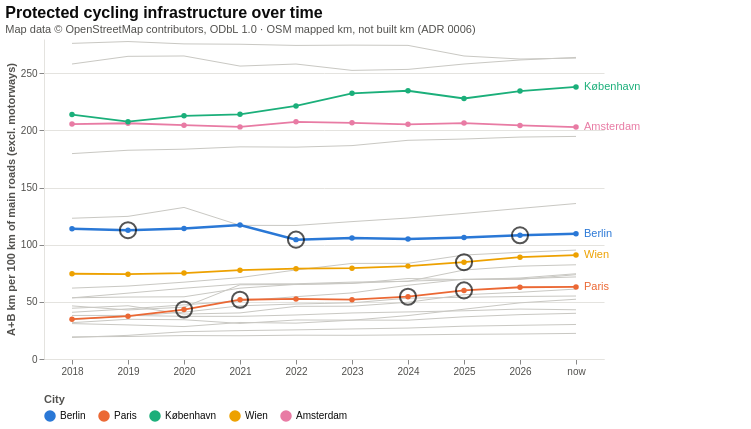

Describe this chart as a Vega-Lite specification.
### Vega-Lite specification from a JSON file in a GitHub repository (floating-point values rounded to 4 significant figures; data arrays with more than 128 entries replaced by an {"elided": "..."} marker saying what was removed)
{"config": {"view": {"continuousWidth": 300, "continuousHeight": 300, "stroke": null}, "axis": {"domainColor": "#e4e3df", "gridColor": "#e4e3df", "labelColor": "#52514e", "titleColor": "#52514e"}, "legend": {"labelColor": "#0b0b0b", "labelLimit": 260, "titleColor": "#52514e"}, "title": {"color": "#0b0b0b", "subtitleColor": "#52514e", "subtitleFontSize": 11}}, "layer": [{"mark": {"type": "line"}, "encoding": {"color": {"condition": {"param": "pick", "value": "#7a5bd1", "empty": false}, "value": "#c9c8c3"}, "detail": {"field": "city", "type": "nominal"}, "strokeWidth": {"condition": {"param": "pick", "value": 2.5, "empty": false}, "value": 1}, "tooltip": [{"field": "city", "type": "nominal"}, {"field": "kind", "type": "nominal"}, {"field": "label", "type": "nominal"}, {"field": "headline", "format": ".2f", "title": "A+B km per 100 km main roads", "type": "quantitative"}, {"field": "ab_km", "format": ".1f", "type": "quantitative"}, {"field": "flags", "type": "nominal"}], "x": {"axis": {"labelAngle": 0}, "field": "label", "sort": ["2018", "2019", "2020", "2021", "2022", "2023", "2024", "2025", "2026", "now"], "title": null, "type": "ordinal"}, "y": {"field": "headline", "scale": {"zero": true}, "title": "A+B km per 100 km of main roads (excl. motorways)", "type": "quantitative"}}, "name": "view_66eaf587a5d4320d_0", "transform": [{"filter": "(datum.role === 'other')"}]}, {"mark": {"type": "line", "point": true}, "encoding": {"color": {"field": "city", "legend": {"direction": "horizontal", "orient": "bottom"}, "scale": {"domain": ["Berlin", "Paris", "København", "Wien", "Amsterdam"], "range": ["#2a78d6", "#eb6834", "#1baf7a", "#eda100", "#e87ba4"]}, "title": "City", "type": "nominal"}, "strokeWidth": {"condition": {"test": "(datum.role === 'highlight')", "value": 2.5}, "value": 1.8}, "tooltip": [{"field": "city", "type": "nominal"}, {"field": "kind", "type": "nominal"}, {"field": "label", "type": "nominal"}, {"field": "headline", "format": ".2f", "title": "A+B km per 100 km main roads", "type": "quantitative"}, {"field": "ab_km", "format": ".1f", "type": "quantitative"}, {"field": "flags", "type": "nominal"}], "x": {"axis": {"labelAngle": 0}, "field": "label", "sort": ["2018", "2019", "2020", "2021", "2022", "2023", "2024", "2025", "2026", "now"], "title": null, "type": "ordinal"}, "y": {"field": "headline", "scale": {"zero": true}, "title": "A+B km per 100 km of main roads (excl. motorways)", "type": "quantitative"}}, "transform": [{"filter": "(datum.role !== 'other')"}]}, {"mark": {"type": "text", "align": "left", "dx": 8, "fontSize": 11}, "encoding": {"color": {"field": "city", "legend": null, "scale": {"domain": ["Berlin", "Paris", "København", "Wien", "Amsterdam"], "range": ["#2a78d6", "#eb6834", "#1baf7a", "#eda100", "#e87ba4"]}, "type": "nominal"}, "text": {"field": "city", "type": "nominal"}, "x": {"axis": {"labelAngle": 0}, "field": "label", "sort": ["2018", "2019", "2020", "2021", "2022", "2023", "2024", "2025", "2026", "now"], "title": null, "type": "ordinal"}, "y": {"field": "label_y", "scale": {"zero": true}, "title": "A+B km per 100 km of main roads (excl. motorways)", "type": "quantitative"}}, "transform": [{"filter": "((datum.role !== 'other') && (datum.label === 'now'))"}]}, {"mark": {"type": "point", "filled": false, "shape": "circle", "size": 260, "stroke": "#0b0b0b", "strokeWidth": 2}, "encoding": {"tooltip": [{"field": "city", "type": "nominal"}, {"field": "kind", "type": "nominal"}, {"field": "label", "type": "nominal"}, {"field": "headline", "format": ".2f", "title": "A+B km per 100 km main roads", "type": "quantitative"}, {"field": "ab_km", "format": ".1f", "type": "quantitative"}, {"field": "flags", "type": "nominal"}], "x": {"axis": {"labelAngle": 0}, "field": "label", "sort": ["2018", "2019", "2020", "2021", "2022", "2023", "2024", "2025", "2026", "now"], "title": null, "type": "ordinal"}, "y": {"field": "headline", "scale": {"zero": true}, "title": "A+B km per 100 km of main roads (excl. motorways)", "type": "quantitative"}}, "transform": [{"filter": "(datum.flagged === true)"}, {"filter": "(datum.role !== 'other')"}]}], "data": {"values": {"elided": "210 records"}}, "height": 320, "padding": {"left": 5, "top": 5, "right": 110, "bottom": 5}, "params": [{"name": "pick", "select": {"type": "point", "fields": ["city"]}, "bind": {"input": "select", "options": [null, "Barcelona", "Bordeaux", "Bratislava", "Budapest", "Helsinki", "Kraków", "Ljubljana", "Lyon", "Madrid", "Oslo", "Praha", "Stockholm", "Strasbourg", "Utrecht", "Warszawa", "Wrocław"], "labels": ["—", "Barcelona", "Bordeaux", "Bratislava", "Budapest", "Helsinki", "Kraków", "Ljubljana", "Lyon", "Madrid", "Oslo", "Praha", "Stockholm", "Strasbourg", "Utrecht", "Warszawa", "Wrocław"], "name": "Highlight a city "}, "views": ["view_66eaf587a5d4320d_0"]}], "title": {"text": "Protected cycling infrastructure over time", "anchor": "start", "fontSize": 16, "subtitle": "Map data © OpenStreetMap contributors, ODbL 1.0 · OSM mapped km, not built km (ADR 0006)"}, "width": 560, "$schema": "https://vega.github.io/schema/vega-lite/v6.4.1.json"}
